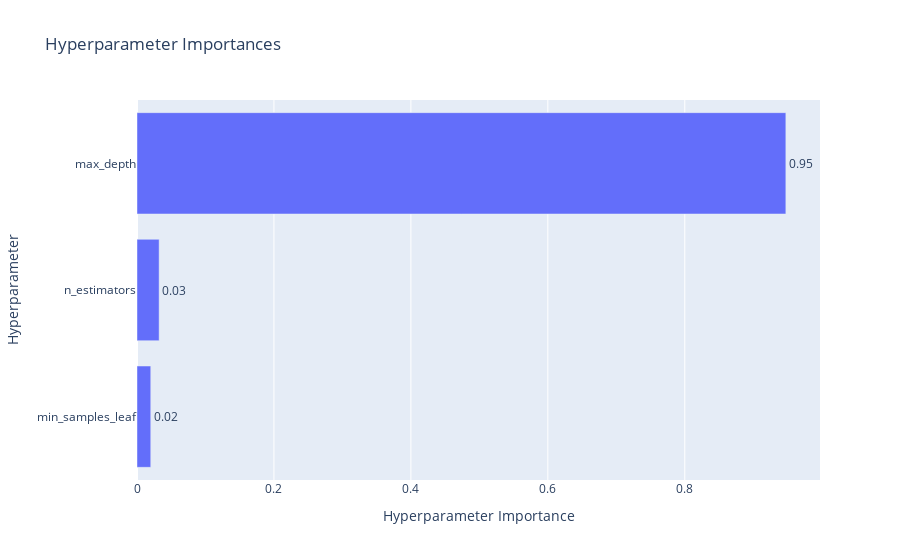

The cell this chart's notebook holds for it:
### Code cell
optuna.visualization.plot_param_importances(study, target_name="mean_absolute_percentage_error")

### Figure 1 — Plotly figure (JSON) as saved in the notebook; plotly's stock layout.template omitted (floating-point values rounded to 4 significant figures)
{"data": [{"cliponaxis": false, "hovertemplate": ["min_samples_leaf (IntDistribution): 0.020077878236710225<extra></extra>", "n_estimators (IntDistribution): 0.032324259302718254<extra></extra>", "max_depth (IntDistribution): 0.9475978624605714<extra></extra>"], "name": "mean_absolute_percentage_error", "orientation": "h", "text": ["0.02", "0.03", "0.95"], "textposition": "outside", "type": "bar", "x": [0.02008, 0.03232, 0.9476], "y": ["min_samples_leaf", "n_estimators", "max_depth"]}], "layout": {"title": {"text": "Hyperparameter Importances"}, "xaxis": {"title": {"text": "Hyperparameter Importance"}}, "yaxis": {"title": {"text": "Hyperparameter"}}}}
